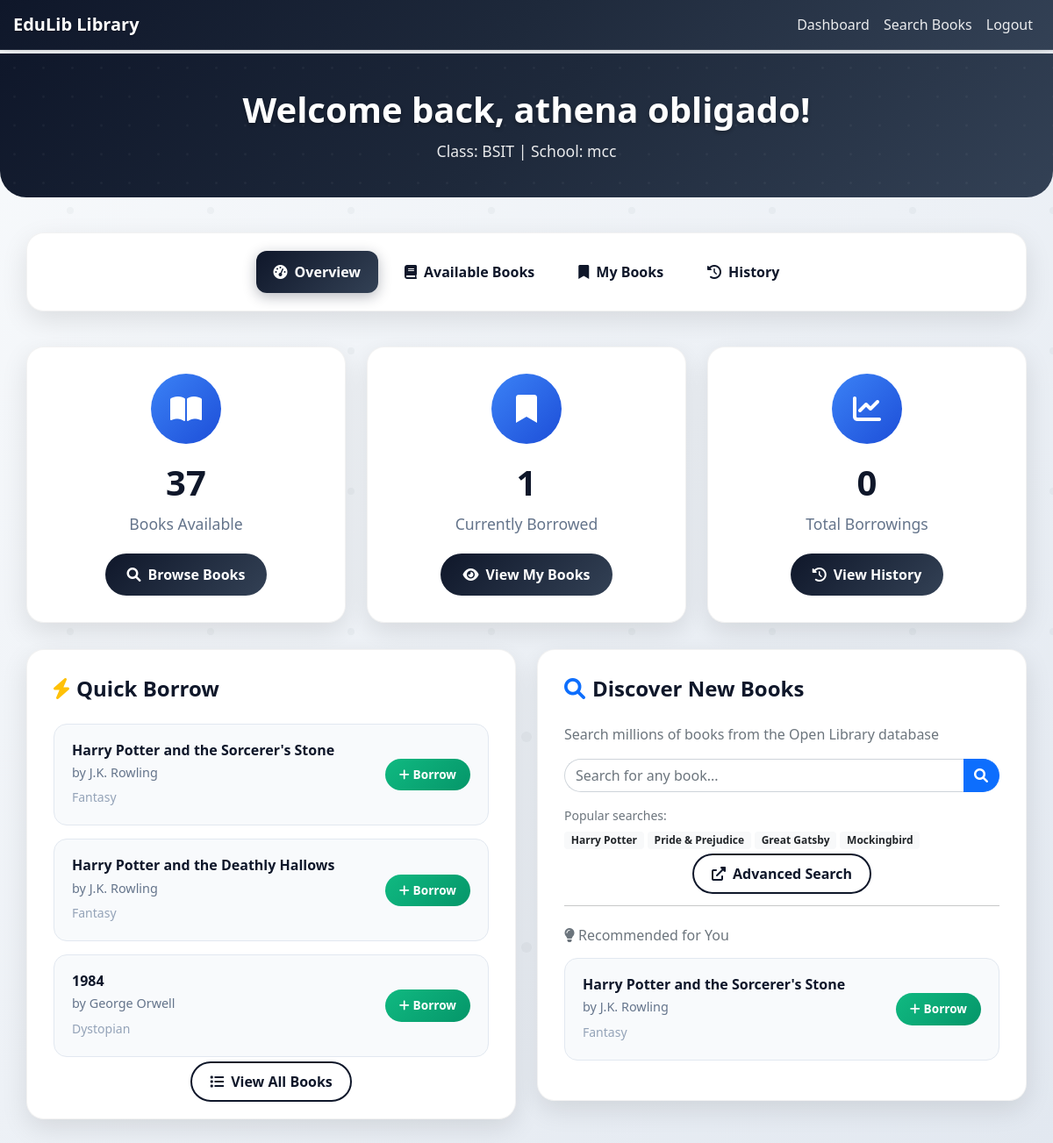
The page /dashboard (signed in) on the database as committed earlier.
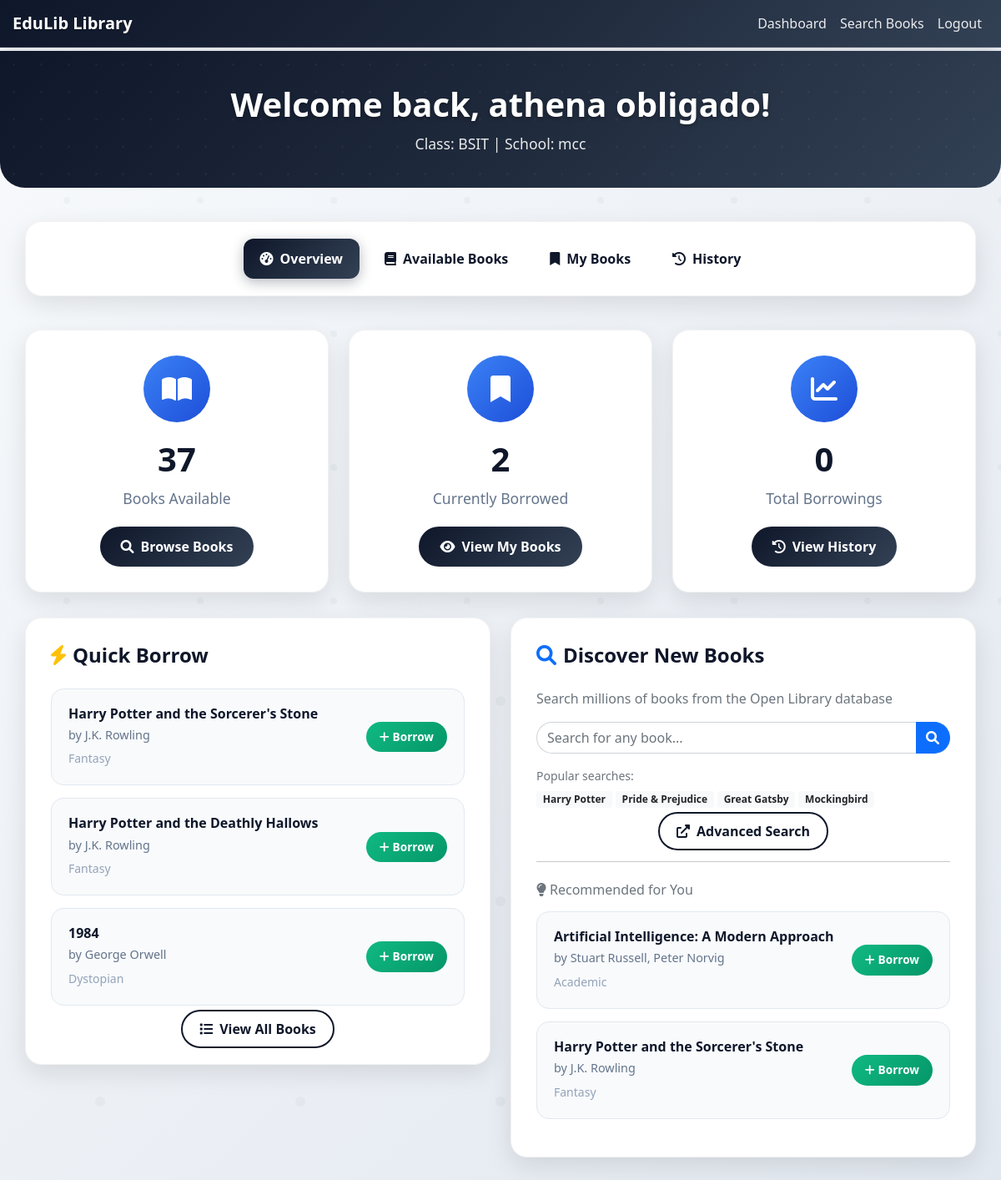
The same page on the database as committed later.
### app/models.py (models this page shows)
class Book(db.Model):
    id = db.Column(db.Integer, primary_key=True)
    isbn = db.Column(db.String(13), unique=True, nullable=False)
    title = db.Column(db.String(200), nullable=False)
    author = db.Column(db.String(100), nullable=False)
    genre = db.Column(db.String(50))
    quantity = db.Column(db.Integer, nullable=False, default=1)
    available_quantity = db.Column(db.Integer, nullable=False, default=1)
    borrowings = db.relationship('Borrowing', backref='book', lazy=True)

### app/routes.py (the view, shortened to what this page needs)
@bp.route('/dashboard')
@login_required
def dashboard():
    available_books = Book.query.filter(Book.available_quantity > 0).all()
    borrowed_books = [b.book for b in current_user.borrowings if b.status == 'borrowed']
    history = [b for b in current_user.borrowings if b.status == 'returned']
    from sqlalchemy import func
    popular_books = db.session.query(Book, func.count(Borrowing.id).label('borrow_count')) \
        .join(Borrowing).group_by(Book.id).order_by(func.count(Borrowing.id).desc()).limit(5).all()
    recommendations = [book for book, _ in popular_books]
    return render_template('student_dashboard.html',
                          available_books=available_books,
                          borrowed_books=borrowed_books,
                          history=history,
                          recommendations=recommendations)

### app/__init__.py (called while the page is built)
@login_manager.user_loader
def load_user(user_id):
    from .models import Student
    return Student.query.get(int(user_id))

### app/templates/student_dashboard.html (shortened to what the changed rows need)
{% extends "base.html" %}
{% block content %}
<div class="welcome-header">
    <div class="container">
        <div class="row">
            <div class="col-12 text-center">
                <h1>Welcome back, {{ current_user.full_name }}!</h1>
            </div>
        </div>
    </div>
</div>
<div class="container">
    <div class="row">
        <div class="col-lg-4 col-md-6">
            <div class="stats-card">
                <div class="icon-wrapper">
                    <i class="fas fa-bookmark"></i>
                </div>
                <h3>{{ borrowed_books|length }}</h3>
                <p>Currently Borrowed</p>
                <a href="{{ url_for('main.my_books') }}" class="btn-dashboard">
                    <i class="fas fa-eye me-2"></i>View My Books
                </a>
            </div>
        </div>
    </div>
    <div class="row">
        <div class="col-lg-6">
            <div class="action-section">
                {% if available_books %}
                    {% for book in available_books[:3] %}
                        <div class="book-item">
                            <div class="d-flex justify-content-between align-items-center">
                                <div class="flex-grow-1">
                                    <h6>{{ book.title }}</h6>
                                    <p>by {{ book.author }}</p>
                                    <small>{{ book.genre }}</small>
                                </div>
                                <form method="POST" action="{{ url_for('main.borrow_book', book_id=book.id) }}" class="ms-3">
                                    <button type="submit" class="btn btn-borrow">
                                        <i class="fas fa-plus me-1"></i>Borrow
                                    </button>
                                </form>
                            </div>
                        </div>
                    {% endfor %}
                {% else %}
                    <div class="text-center py-5">
                        <i class="fas fa-book-open text-muted" style="font-size: 3rem; margin-bottom: 15px;"></i>
                        <p class="text-muted">No books available for quick borrow at the moment.</p>
                    </div>
                {% endif %}
            </div>
        </div>
        <div class="col-lg-6">
            <div class="action-section">
                {% if recommendations %}
                {% for book in recommendations[:2] %}
                    <div class="book-item">
                        <div class="d-flex justify-content-between align-items-center">
                            <div class="flex-grow-1">
                                <h6>{{ book.title }}</h6>
                                <p>by {{ book.author }}</p>
                                <small>{{ book.genre }}</small>
                            </div>
                            {% if book.available_quantity > 0 %}
                                <form method="POST" action="{{ url_for('main.borrow_book', book_id=book.id) }}" class="ms-3">
                                    <button type="submit" class="btn btn-borrow">
                                        <i class="fas fa-plus me-1"></i>Borrow
                                    </button>
                                </form>
                            {% else %}
                                <span class="badge bg-secondary ms-3">Unavailable</span>
                            {% endif %}
                        </div>
                    </div>
                {% endfor %}
                {% endif %}
            </div>
        </div>
    </div>
</div>
{% endblock %}

Rows that differ between the two databases and show on the page:
now on this page (row edited): Book: title "Artificial Intelligence: A Modern Approach", author "Stuart Russell, Peter Norvig", genre "Academic", shown under "Recommended for You"
Other text that changed with them:
{{ borrowed_books|length }}: "1" → "2"
